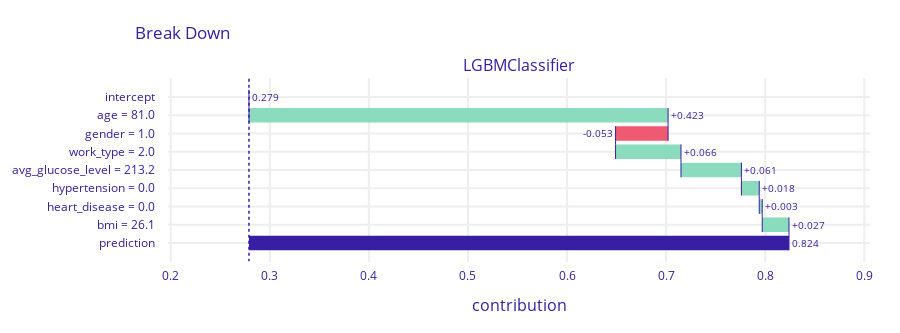

The cell this chart's notebook holds for it:
### Markdown cell above
<font size = 4 color = '#008B8B'> <b>Key Insights </b> </font>

A waterfall plot is a powerful visual tool that shows why a case receives a specific prediction based on its variable values. The plot starts at the bottom and builds up the prediction step by step by either adding (represented in red) or subtracting (represented in blue) values.

The graph above demonstrates how this works for an individual in the X_test dataset who was classified as a True Positive case. The base value at the bottom of the plot is -0.192, which is the average of all observations. As the plot progresses, values are added or subtracted until the final prediction of 0.14 is reached at the top of the plot.

### Code cell
#Break Down interaction plot for a True Positive case(Stroke ==1 and predicted ==1) 
start_time = datetime.now()
print("Start Time: {}" .format(start_time))

exp.predict_parts(X_test.iloc[148, :],type='break_down_interactions').plot() #1007

end_time = datetime.now() 
print("End Time: {}" .format(end_time))
print('Total time taken:' + '\033[1m' + str(end_time - start_time) + '\033[0m')

### Figure 1 — Plotly figure (JSON) as saved in the notebook; plotly's stock layout.template omitted (floating-point values rounded to 4 significant figures)
{"data": [{"base": 0.279, "connector": {"line": {"color": "#371ea3", "dash": "solid", "width": 1}, "mode": "spanning"}, "decreasing": {"marker": {"color": "#f05a71"}}, "hoverinfo": "text+delta", "hoverlabel": {"bgcolor": "rgba(0,0,0,0.8)"}, "hovertext": ["Average response: 0.279<br>Prediction: 0.824", "age = 81.0<br>increases average response by", "gender = 1.0<br>decreases average response by", "work_type = 2.0<br>increases average response by", "avg_glucose_level = 213.2<br>increases average response by", "hypertension = 0.0<br>increases average response by", "heart_disease = 0.0<br>increases average response by", "bmi = 26.1<br>increases average response by", "Average response: 0.279<br>Prediction: 0.824"], "increasing": {"marker": {"color": "#8bdcbe"}}, "measure": ["relative", "relative", "relative", "relative", "relative", "relative", "relative", "relative", "total"], "orientation": "h", "showlegend": false, "text": ["0.279", "+0.423", "-0.053", "+0.066", "+0.061", "+0.018", "+0.003", "+0.027", "0.824"], "textposition": "outside", "totals": {"marker": {"color": "#371ea3"}}, "type": "waterfall", "x": [0, 0.423, -0.053, 0.066, 0.061, 0.018, 0.003, 0.027, 0.545], "xaxis": "x", "y": ["intercept", "age = 81.0", "gender = 1.0", "work_type = 2.0", "avg_glucose_level = 213.2", "hypertension = 0.0", "heart_disease = 0.0", "bmi = 26.1", "prediction"], "yaxis": "y"}], "layout": {"annotations": [{"font": {"size": 16}, "showarrow": false, "text": "LGBMClassifier", "x": 0.5, "xanchor": "center", "xref": "paper", "y": 1, "yanchor": "bottom", "yref": "paper"}, {"font": {"size": 16}, "showarrow": false, "text": "contribution", "x": 0.5, "xanchor": "center", "xref": "paper", "y": 0, "yanchor": "top", "yref": "paper", "yshift": -30}], "font": {"color": "#371ea3"}, "height": 333, "margin": {"b": 71, "r": 30, "t": 78}, "shapes": [{"line": {"color": "#371ea3", "dash": "dot", "width": 1.5}, "type": "line", "x0": 0.279, "x1": 0.279, "xref": "x", "y0": -1, "y1": 9, "yref": "y"}], "title": {"text": "Break Down", "x": 0.15}, "xaxis": {"anchor": "y", "automargin": true, "domain": [0, 1], "fixedrange": true, "gridwidth": 2, "range": [0.1973, 0.9057], "tickcolor": "white", "ticklen": 3, "ticks": "outside", "type": "linear", "zeroline": false}, "yaxis": {"anchor": "x", "automargin": true, "autorange": "reversed", "domain": [0, 1], "fixedrange": true, "gridwidth": 2, "tickcolor": "white", "ticklen": 10, "ticks": "outside", "type": "category"}}}
